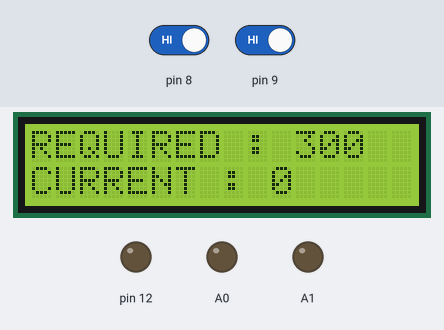
This sketch was run on a simulated Arduino Uno, built with avr-gcc and run on an emulated ATmega328P. On the bench: 16×2 character LCD, output pins drawn as LEDs (lit = HIGH). Dashed ring = blinking. Inputs (shaded band) come from the test bench; at power-on: pin 8 HIGH, pin 9 HIGH. What the sketch prints to the serial monitor is not drawn.

Above: at 3.3 s.
3.4 s: pin 8 driven LOW and pin 9 driven LOW
At 4.2 s:
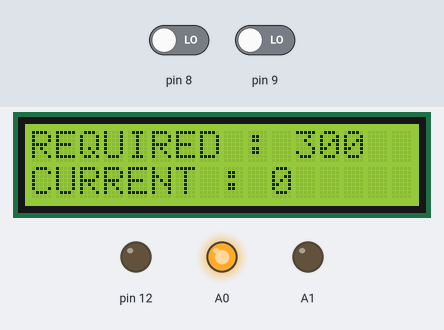
6.4 s: pin 8 driven HIGH
At 7.1 s:
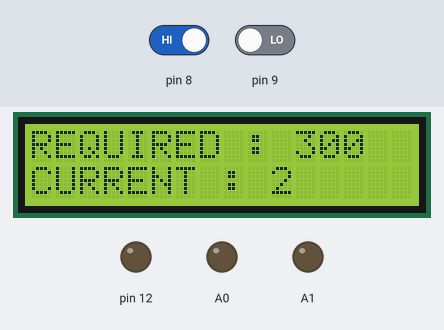
8.0 s: pin 8 driven LOW
At 8.8 s:
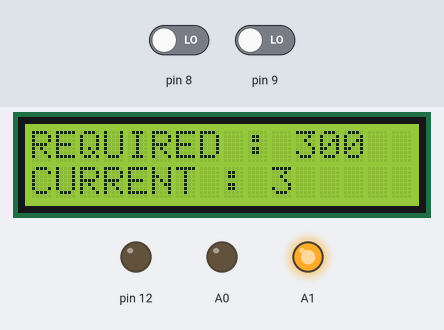
10.5 s: pin 9 driven HIGH
At 11.8 s:
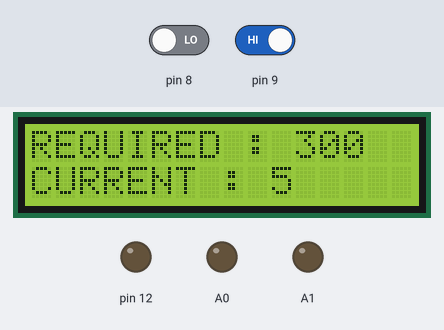
12.6 s: pin 9 driven LOW
At 31.2 s:
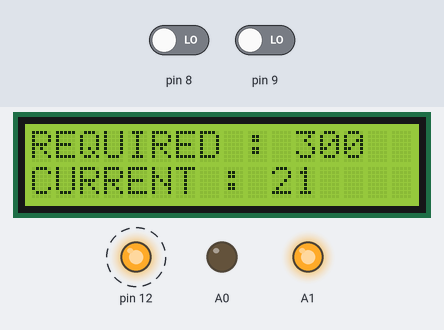
Timing chart, 0 to 33.3 s (numbered marks = the images above; inputs shaded):
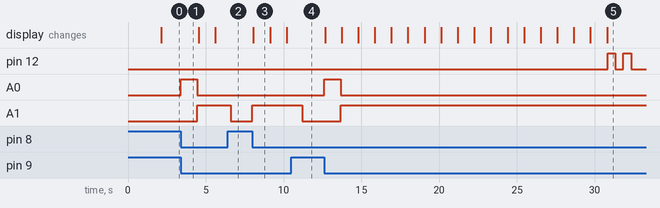

The sketch:

direction_ways.ino
```cpp
#include<LiquidCrystal.h>
LiquidCrystal lcd(6,7,5,4,3,2);

String in, out;
int total = 0;

void setup() {
  pinMode(8, INPUT);
  pinMode(9, INPUT);
  pinMode(12,OUTPUT);
  Serial.begin(9600);
    lcd.begin(16,2);
    lcd.print("Visitor Counter");
    Serial.println("Visitor Counter");

     Serial.println(" \n No one in the Room ..! \n");
    delay(2000);
    lcd.clear();
    lcd.begin(16,2);
    lcd.print("REQUIRED : 300 ");
     lcd.setCursor(0,1);
  lcd.print("CURRENT : ");  lcd.print(total);

}

void show() {
  Serial.print(total);
    Serial.println(" people in room.");
    lcd.begin(16,2);
    lcd.print("REQUIRED : 300 ");
    lcd.setCursor(0,1);
  lcd.print("CURRENT : ");  lcd.print(total);
    if(total>20){// number to exceeded
       Serial.println("===================================");
       Serial.println(" *** MAXIMUN No. REACHED **** ");
       Serial.println("===================================");
      int i=0;
      for(i=0;i<2;i++){
        digitalWrite(12,HIGH);
        delay(500);
        digitalWrite(12,LOW);
        delay(500);
         }}
}
void loop() {
  if (digitalRead(9) == LOW) {
    while (digitalRead(8) == HIGH) {
    }
    analogWrite(A1, 255);
    Serial.print("Person entered .. \n there are : ");
    total++;

    show();
    delay(1000);
    analogWrite(A1, 0);
  }

  else if (digitalRead(8) == LOW) {
    while (digitalRead(9) == HIGH) {
    }
    analogWrite(A0, 255);
    Serial.print("Person exited .. \n there are ");
    total--;
    if(total<=0){
      total=0;
      }
    show();
    delay(1000);
    analogWrite(A0, 0);
  }

}
```

Measured:
- after the input at 3.4 s, A0: LOW → HIGH at once, → LOW 1.1 s later; A1: LOW → HIGH after 1.1 s
- after the input at 6.4 s, A1: HIGH → LOW after 0.20 s
- after the input at 8.0 s, A1: LOW → HIGH at once; the display: changes after 0.07 s (image 3)
- after the input at 10.5 s, A1: HIGH → LOW after 0.70 s
- after the input at 12.6 s, pin 12: alternates HIGH for 0.50 s and LOW for 0.50 s, starting after 18.2 s; A0: LOW → HIGH at once, → LOW 1.1 s later; A1: LOW → HIGH after 1.1 s; the display: first changes after 0.07 s (image 5 shows a later state)
- what the display in image 3 shows lasts 1.0 s, from 8.1 s to 9.1 s
